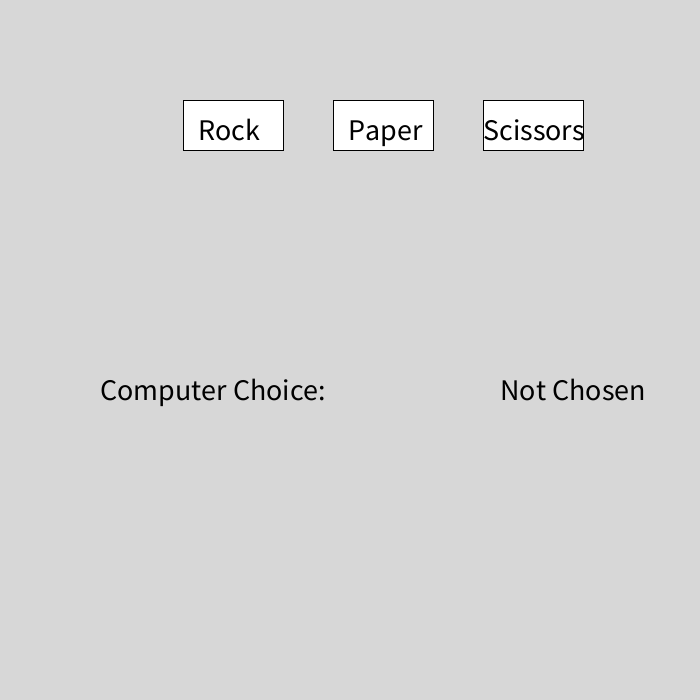
Frame 1 (no input)
Frame 60 (the mouse pressed at the canvas centre just before this capture): identical to frame 1, image omitted
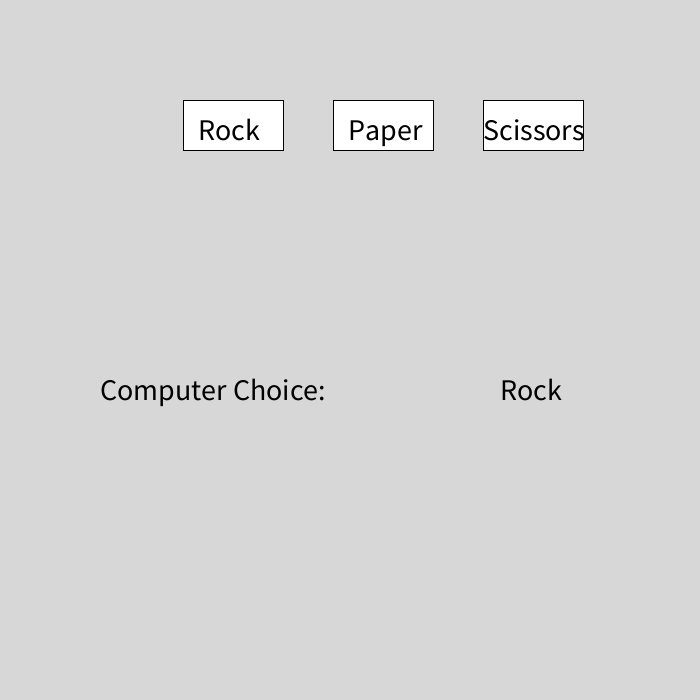
Frame 120 (the mouse held since frame 60 and released just before this capture)

The Processing sketch that drew these frames (run headless with seeded random() and noise(); from frame 60 on, the mouse is pressed at the canvas centre):

// Processing sketch: complete_rock_paper_scissors
// ── complete_rock_paper_scissors.pde
String userChoice;
int rand;
String computerChoice = "Not Chosen";


void setup() {
  size(700, 700);
  textSize(30);
}

void draw() {
  background(215);
  fill(255);
  if (userChoice == "Rock") {
    fill(255, 10, 0);
  }
  rect(width / 3 - 50, 100, 100, 50);
  fill(255);
  if (userChoice == "Paper") {
    fill(0, 255, 0);
  }
  rect(width / 3 + 100, 100, 100, 50);
  fill(255);
  if (userChoice == "Scissors") {
    fill(0, 0, 255);
  }
  rect(width / 3 + 250, 100, 100, 50);

  fill(0);
  text("Rock", width / 3 - 35, 140);
  text("Paper", width / 3 + 115, 140);
  text("Scissors", width / 3 + 250, 140);

  text("Computer Choice:", 100, 400);
  text(computerChoice, 500, 400);
 //credit to david 
  if (userChoice == "Paper" && computerChoice == "Scissors") { 
    text("YOU LOSE", 310, 350);
}

if (userChoice == "Paper" && computerChoice == "Rock") { 
    text("YOU WIN", 310, 350);
}

if (userChoice == "Paper" && computerChoice == "Paper") { 
    text("TIE", 310, 350);
}

if (userChoice == "Rock" && computerChoice == "Scissors") { 
    text("YOU WIN", 310, 350);
}

if (userChoice == "Rock" && computerChoice == "Paper") { 
    text("YOU LOSE", 310, 350);
}

if (userChoice == "Rock" && computerChoice == "Rock") { 
    text("TIE", 310, 350);
}

if (userChoice == "Scissors" && computerChoice == "Paper") { 
    text("YOU WIN", 310, 350);
}

if (userChoice == "Scissors" && computerChoice == "Rock") { 
    text("YOU LOSE", 310, 350);
}

if (userChoice == "Scissors" && computerChoice == "Scissors") { 
    text("TIE", 310, 350);
}
//end credit to david
}
void mousePressed() {

  if (mouseX > width / 3 - 50 &&
    mouseX < width / 3 + 50 &&
    mouseY > 100 && mouseY < 150)
  {
    userChoice = "Rock";
    rand = (int)random(3);
  } else if (mouseX > width / 3 + 100 &&
    mouseX < width / 3 + 200 &&
    mouseY > 100 && mouseY < 150) {
    userChoice = "Paper";
    rand = (int)random(3);
  } else if (mouseX > width / 3 + 250 &&
    mouseX < width / 3 + 350 &&
    mouseY > 100 && mouseY < 150) {
    userChoice = "Scissors";
    rand = (int)random(3);
  } else {
    userChoice = "Not Chosen";
  }

  if ( rand == 0 ) {
    computerChoice = "Rock";
  } else if ( rand == 1 ) {
    computerChoice = "Paper";
  } else if ( rand == 2 ) {
    computerChoice = "Scissors";
  }

    println(userChoice);
}
